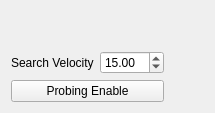
          <widget class="QWidget" name="tab_9">
           <attribute name="title">
            <string>Main</string>
           </attribute>
           <layout class="QGridLayout" name="gridLayout_12">
            <item row="1" column="0">
             <widget class="QLabel" name="label_4">
              <property name="text">
               <string>Search Velocity</string>
              </property>
             </widget>
            </item>
            <item row="1" column="2">
             <spacer name="horizontalSpacer_4">
              <property name="orientation">
               <enum>Qt::Horizontal</enum>
              </property>
              <property name="sizeHint" stdset="0">
               <size>
                <width>40</width>
                <height>20</height>
               </size>
              </property>
             </spacer>
            </item>
            <item row="2" column="0" colspan="2">
             <widget class="QPushButton" name="probing_enable_pb">
              <property name="text">
               <string>Probing Enable</string>
              </property>
             </widget>
            </item>
            <item row="1" column="1">
             <widget class="QDoubleSpinBox" name="probe_search_dsb">
              <property name="maximum">
               <double>100.000000000000000</double>
              </property>
              <property name="singleStep">
               <double>2.000000000000000</double>
              </property>
              <property name="value">
               <double>15.000000000000000</double>
              </property>
              <property name="function" stdset="0">
               <string>hal_pin</string>
              </property>
              <property name="pin_name" stdset="0">
               <string>probe_search</string>
              </property>
              <property name="hal_type" stdset="0">
               <string>HAL_FLOAT</string>
              </property>
              <property name="hal_dir" stdset="0">
               <string>HAL_OUT</string>
              </property>
              <property name="input" stdset="0">
               <string>touch</string>
              </property>
             </widget>
            </item>
            <item row="0" column="0">
             <spacer name="verticalSpacer">
              <property name="orientation">
               <enum>Qt::Vertical</enum>
              </property>
              <property name="sizeHint" stdset="0">
               <size>
                <width>20</width>
                <height>40</height>
               </size>
              </property>
             </spacer>
            </item>
           </layout>
          </widget>
